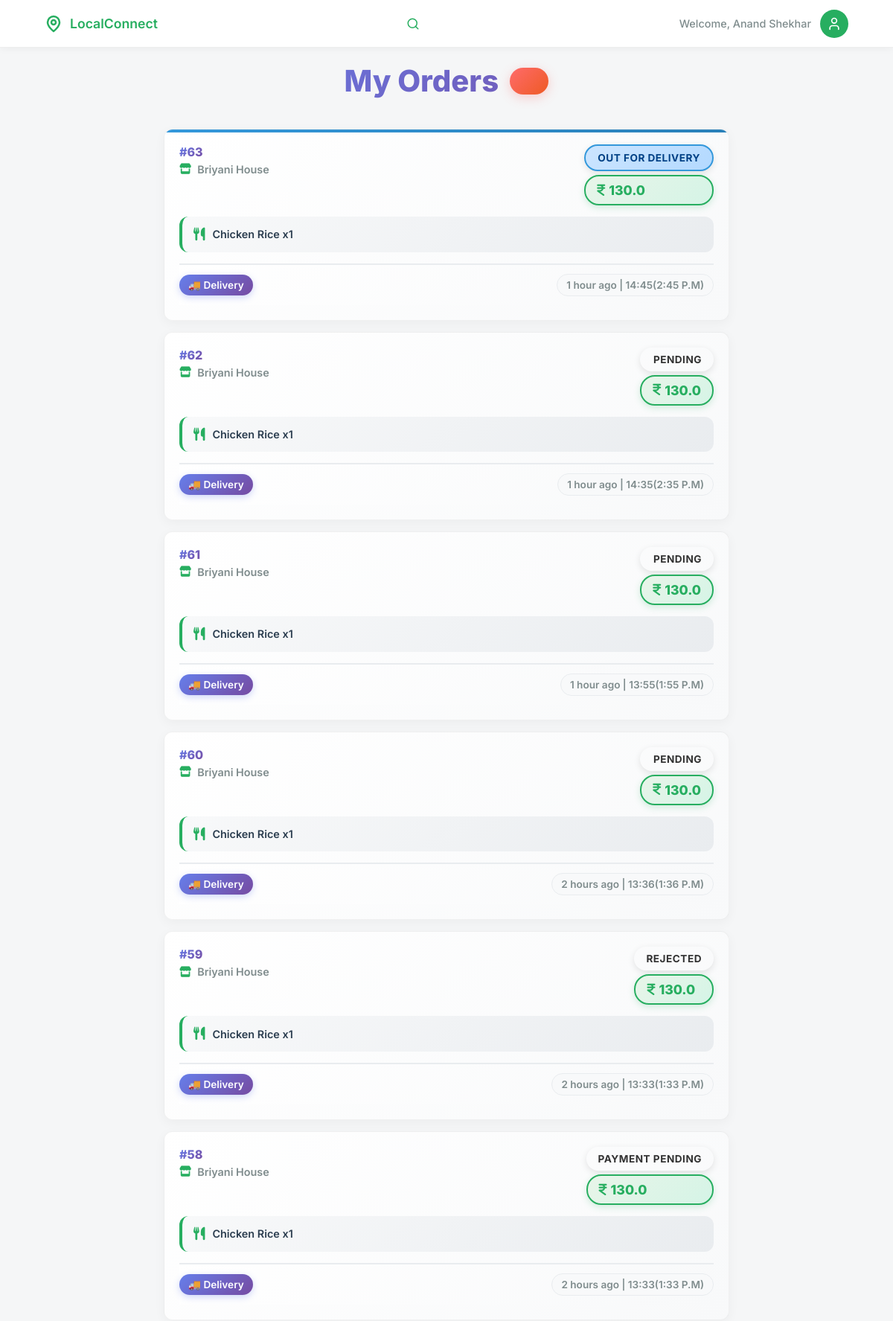
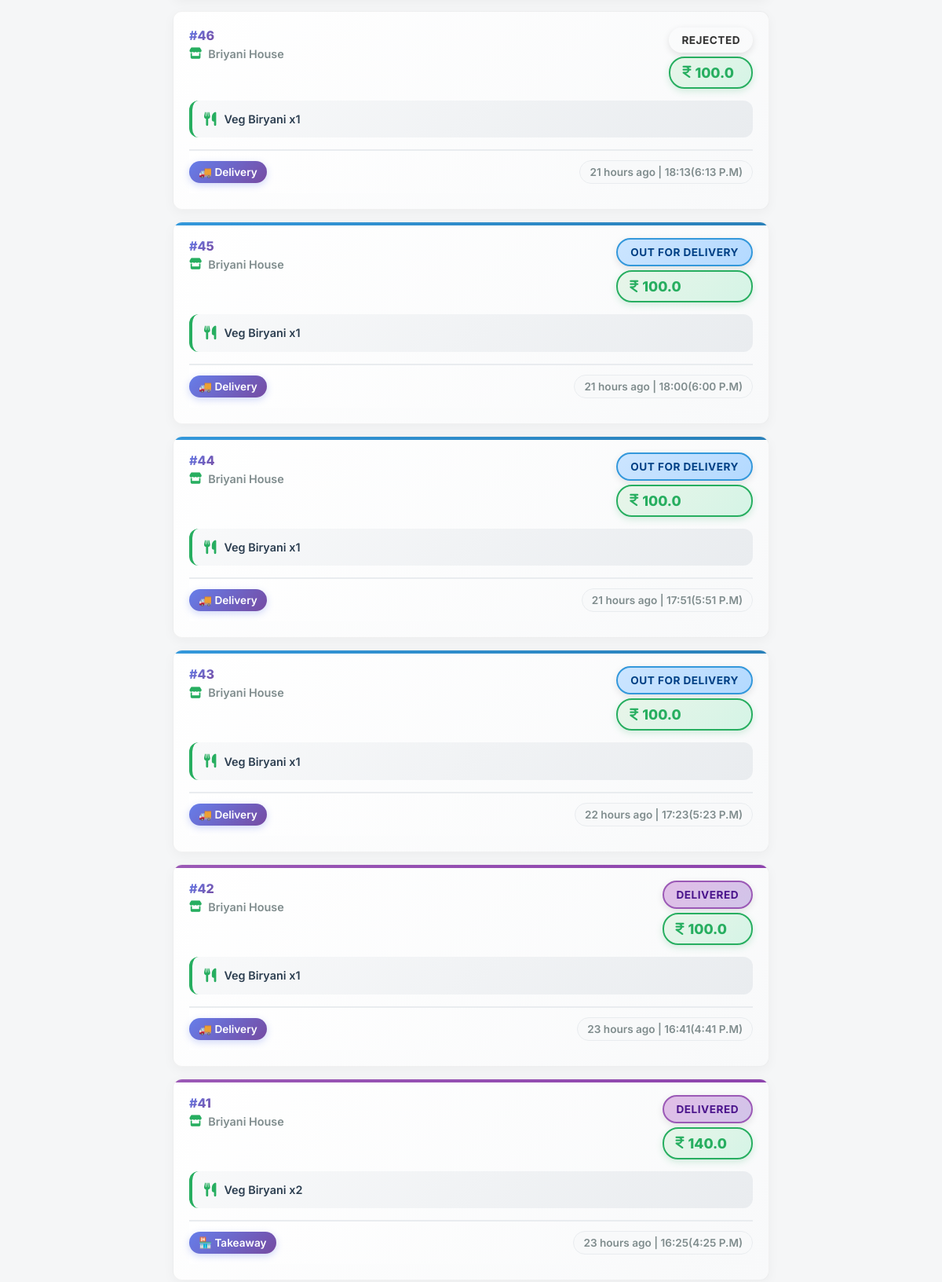
The page /customer/orders (signed in, upper part) on the database its author committed (2 pictures, top to bottom).
### models/models.py (models this page shows, shortened)
class Order(db.Model):
    id = db.Column(db.Integer, primary_key=True)
    customer_id = db.Column(db.Integer, db.ForeignKey('customer.id'), nullable=False)
    vendor_id = db.Column(db.Integer, db.ForeignKey('vendor.id'), nullable=False)
    vendor_name = db.Column(db.String(100), nullable=False)
    customer_name = db.Column(db.String(100))
    customer_phone = db.Column(db.String(20))
    items = db.Column(db.Text, nullable=False)
    items_summary = db.Column(db.String(500))
    delivery_type = db.Column(db.String(20), nullable=False)
    payment_type = db.Column(db.String(20), nullable=False)
    total = db.Column(db.Float, nullable=False)
    status = db.Column(db.String(20), default='Pending')
    order_type = db.Column(db.String(20))
    customer_suggestion = db.Column(db.Text)
    rejection_reason = db.Column(db.Text)
    created_at = db.Column(db.DateTime, default=datetime.utcnow)
    razorpay_order_id = db.Column(db.String(100))
    razorpay_payment_id = db.Column(db.String(100))
    razorpay_signature = db.Column(db.String(255))
    review_rating = db.Column(db.Integer)
    review_comment = db.Column(db.Text)
    review_date = db.Column(db.DateTime)
    preparing_at = db.Column(db.DateTime)
    out_for_delivery_at = db.Column(db.DateTime)
    ready_at = db.Column(db.DateTime)
    completed_at = db.Column(db.DateTime)
    rejected_at = db.Column(db.DateTime)
    vendor_response = db.Column(db.Text)
    vendor_response_date = db.Column(db.DateTime)
    response_helpful = db.Column(db.Integer, default=0)
    def get_items(self):
        return json.loads(self.items)

### app.py (the view)
@app.route('/customer/orders')
@customer_required
def customer_orders():
    user_id = session.get('user_id')
    orders_query = Order.query.filter_by(customer_id=user_id).order_by(Order.created_at.desc()).all()
    orders = [{
        'id': o.id,
        'vendor_name': o.vendor_name,
        'items': o.items,
        'delivery_type': o.delivery_type,
        'payment_type': o.payment_type,
        'total': o.total,
        'status': o.status,
        'created_at': o.created_at.isoformat(),
        'preparing_at': o.preparing_at.isoformat() if o.preparing_at else None,
        'out_for_delivery_at': o.out_for_delivery_at.isoformat() if o.out_for_delivery_at else None,
        'ready_at': o.ready_at.isoformat() if o.ready_at else None,
        'completed_at': o.completed_at.isoformat() if o.completed_at else None,
        'review_rating': o.review_rating,
        'review_comment': o.review_comment,
        'rejectionReason': o.rejection_reason
    } for o in orders_query]
    return render_template('customer/orders.html', user_name=session.get('user_name'), user_id=user_id, orders=orders, orders_query=orders_query)

### app.py (called while the page is built)
@app.before_request
def make_session_permanent():
    session.permanent = True

@app.before_request
def check_session_validity():
    if (request.endpoint and
        (request.endpoint.startswith('static') or
         request.endpoint in ['sign_in', 'customer_signup', 'vendor_signup', 'home', 'signup_success'] or
         request.endpoint.startswith('api.') or
         request.endpoint.startswith('get_vendor'))):
        return
    if request.endpoint and request.endpoint.startswith('api.'):
        return

### templates/customer/orders.html (shortened to what this page needs)
<!DOCTYPE html>
<html lang="en">
<head>
    <link rel="stylesheet" href="/static/css/customer/base.css">
    <link rel="stylesheet" href="https://cdnjs.cloudflare.com/ajax/libs/font-awesome/6.0.0/css/all.min.css">
    <link rel="stylesheet" href="https://unpkg.com/leaflet@1.9.4/dist/leaflet.css" />
</head>
<body>
    <header class="navbar">
        <div class="nav-container">
            <div class="logo">
                <svg width="24" height="24" viewBox="0 0 24 24" fill="none" stroke="currentColor" stroke-width="2.5" stroke-linecap="round" stroke-linejoin="round">
                    <path d="M20 10c0 6-8 12-8 12s-8-6-8-12a8 8 0 0 1 16 0Z"></path>
                    <circle cx="12" cy="10" r="3"></circle>
                </svg>
                <span>LocalConnect</span>
            </div>
            <div class="search-wrapper" id="searchWrapper">
                <svg class="search-icon" width="18" height="18" viewBox="0 0 24 24" fill="none" stroke="currentColor" stroke-width="2" stroke-linecap="round" stroke-linejoin="round">
                    <circle cx="11" cy="11" r="8"></circle>
                    <line x1="21" y1="21" x2="16.65" y2="16.65"></line>
                </svg>
            </div>
            <div class="user-profile">
                <span class="welcome-text">Welcome, {{ user_name or 'Guest' }}</span>
                <div class="avatar" id="profileIcon">
                    <svg width="20" height="20" viewBox="0 0 24 24" fill="none" stroke="currentColor" stroke-width="2" stroke-linecap="round" stroke-linejoin="round">
                        <path d="M19 21v-2a4 4 0 0 0-4-4H9a4 4 0 0 0-4 4v2"></path>
                        <circle cx="12" cy="7" r="4"></circle>
                    </svg>
                </div>
            </div>
        </div>
    </header>
    <main class="content-wrapper">
        <div class="orders-container">
            <h2 class="page-title enhanced-title">My Orders <span class="orders-count">{{ orders_query|length if orders_query else 0 }}</span></h2>
            <div class="orders-list" id="orders-list">
                {% if orders_query %}
                    {% for order in orders_query %}
                    <div class="order-card enhanced-order-card" onclick="showOrderDetails({{ order.id }})">
                        <div class="order-status-indicator {{ 'delivered' if order.status == 'Completed' else order.status }}"></div>
                        <div class="order-header">
                            <div class="order-info">
                                <h4><span class="order-number">#{{ order.id }}</span></h4>
                                <p class="vendor-name"><i class="fa-solid fa-store"></i> {{ order.vendor_name }}</p>
                            </div>
                            <div class="order-status">
                                <span class="status-badge enhanced-status {{ 'delivered' if order.status == 'Completed' else order.status }}">{{ 'Delivered' if order.status == 'Completed' else order.status.replace('_', ' ').title() }}</span>
                                <span class="order-total enhanced-total"><i class="fa-solid fa-indian-rupee-sign"></i>{{ order.total }}</span>
                            </div>
                        </div>
                        <div class="order-items enhanced-items">
                            <p><i class="fa-solid fa-utensils"></i> {% for item in order.get_items() %}{{ item.name }} x{{ item.qty }}{% if not loop.last %}, {% endif %}{% endfor %}</p>
                        </div>
                        <div class="order-meta enhanced-meta">
                            <span class="order-type">{{ '🚚 Delivery' if order.delivery_type == 'delivery' else '🏪 Takeaway' }}</span>
                            <span class="order-date" data-timestamp="{{ order.created_at.timestamp() }}">{{ order.created_at.strftime('%b %d, %Y %I:%M %p') }} | {{ order.created_at.strftime('%H:%M') }}</span>
                        </div>
                    </div>
                    {% endfor %}
                {% endif %}
            </div>
        </div>
    </main>
</body>
</html>

### rows shown on the page
Order: id "63", vendor_name "Briyani House", status "OUT FOR DELIVERY", total "130.0", name "Chicken Rice", qty "1", delivery_type "🚚 Delivery"
Order: id "62", vendor_name "Briyani House", status "PENDING", total "130.0", name "Chicken Rice", qty "1", delivery_type "🚚 Delivery"
Order: id "61", vendor_name "Briyani House", status "PENDING", total "130.0", name "Chicken Rice", qty "1", delivery_type "🚚 Delivery"
Order: id "60", vendor_name "Briyani House", status "PENDING", total "130.0", name "Chicken Rice", qty "1", delivery_type "🚚 Delivery"
Order: id "59", vendor_name "Briyani House", status "REJECTED", total "130.0", name "Chicken Rice", qty "1", delivery_type "🚚 Delivery"
Order: id "58", vendor_name "Briyani House", status "PAYMENT PENDING", total "130.0", name "Chicken Rice", qty "1", delivery_type "🚚 Delivery"
Order: id "46", vendor_name "Briyani House", status "REJECTED", total "100.0", name "Veg Biryani", qty "1", delivery_type "🚚 Delivery"
Order: id "45", vendor_name "Briyani House", status "OUT FOR DELIVERY", total "100.0", name "Veg Biryani", qty "1", delivery_type "🚚 Delivery"
Order: id "44", vendor_name "Briyani House", status "OUT FOR DELIVERY", total "100.0", name "Veg Biryani", qty "1", delivery_type "🚚 Delivery"
Order: id "43", vendor_name "Briyani House", status "OUT FOR DELIVERY", total "100.0", name "Veg Biryani", qty "1", delivery_type "🚚 Delivery"
Order: id "42", vendor_name "Briyani House", status "DELIVERED", total "100.0", name "Veg Biryani", qty "1", delivery_type "🚚 Delivery"
Order: id "41", vendor_name "Briyani House", status "DELIVERED", total "140.0", name "Veg Biryani", qty "2", delivery_type "🏪 Takeaway"

### other values the page prints
{{ user_name or 'Guest' }} "Anand Shekhar"
